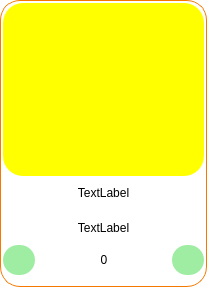
<?xml version="1.0" encoding="UTF-8"?>
<ui version="4.0">
 <class>FoodControl</class>
 <widget class="QFrame" name="FoodControl">
  <property name="geometry">
   <rect>
    <x>0</x>
    <y>0</y>
    <width>207</width>
    <height>287</height>
   </rect>
  </property>
  <property name="windowTitle">
   <string>Frame</string>
  </property>
  <property name="styleSheet">
   <string notr="true">QFrame{
	border-radius:20px;
	border:1px solid rgb(245, 121, 0);
	background-color: rgba(255, 255, 255,150);
}

QFrame:hover{
	border:2px solid rgb(245, 121, 0);
	border-radius:20px;
	background-color: rgba(53, 241, 188,100);
}


QLabel#Fiamge{
	border:none;
	background-color: rgb(255, 255, 0);
}

QLabel#Fmoney{
	border:none;
	background: transparent;    
}

QLabel#Fname{
	border:none;
	background: transparent;    
}
QLabel#Fnum{
	border:none;
	border-radius:5px;
	background-color: rgb(255, 255, 255);
}
QPushButton{	
	background-color: rgb(158, 237, 162);
	border-radius:15px;
}

QPushButton:pressed{	
	background-color: rgba(36, 209, 235,100);
	border-radius:15px;
}

QPushButton#addbtn{
	border-image: url(:/images/add.png);
}

QPushButton#subbtn{
	border-image: url(:/images/sub.png);
}

</string>
  </property>
  <property name="frameShape">
   <enum>QFrame::StyledPanel</enum>
  </property>
  <property name="frameShadow">
   <enum>QFrame::Raised</enum>
  </property>
  <layout class="QGridLayout" name="gridLayout">
   <property name="leftMargin">
    <number>2</number>
   </property>
   <property name="topMargin">
    <number>2</number>
   </property>
   <property name="rightMargin">
    <number>2</number>
   </property>
   <item row="0" column="0">
    <layout class="QVBoxLayout" name="verticalLayout" stretch="5,1,1,0">
     <property name="spacing">
      <number>0</number>
     </property>
     <item>
      <widget class="QLabel" name="Fiamge">
       <property name="text">
        <string/>
       </property>
      </widget>
     </item>
     <item>
      <widget class="QLabel" name="Fname">
       <property name="minimumSize">
        <size>
         <width>20</width>
         <height>20</height>
        </size>
       </property>
       <property name="text">
        <string>TextLabel</string>
       </property>
       <property name="alignment">
        <set>Qt::AlignCenter</set>
       </property>
      </widget>
     </item>
     <item>
      <widget class="QLabel" name="Fmoney">
       <property name="minimumSize">
        <size>
         <width>20</width>
         <height>20</height>
        </size>
       </property>
       <property name="text">
        <string>TextLabel</string>
       </property>
       <property name="alignment">
        <set>Qt::AlignCenter</set>
       </property>
      </widget>
     </item>
     <item>
      <layout class="QHBoxLayout" name="horizontalLayout">
       <item>
        <widget class="QPushButton" name="subbtn">
         <property name="minimumSize">
          <size>
           <width>30</width>
           <height>30</height>
          </size>
         </property>
         <property name="maximumSize">
          <size>
           <width>100</width>
           <height>100</height>
          </size>
         </property>
         <property name="text">
          <string/>
         </property>
        </widget>
       </item>
       <item>
        <spacer name="horizontalSpacer">
         <property name="orientation">
          <enum>Qt::Horizontal</enum>
         </property>
         <property name="sizeHint" stdset="0">
          <size>
           <width>40</width>
           <height>20</height>
          </size>
         </property>
        </spacer>
       </item>
       <item>
        <widget class="QLabel" name="Fnum">
         <property name="minimumSize">
          <size>
           <width>50</width>
           <height>20</height>
          </size>
         </property>
         <property name="text">
          <string>0</string>
         </property>
         <property name="alignment">
          <set>Qt::AlignCenter</set>
         </property>
        </widget>
       </item>
       <item>
        <spacer name="horizontalSpacer_2">
         <property name="orientation">
          <enum>Qt::Horizontal</enum>
         </property>
         <property name="sizeHint" stdset="0">
          <size>
           <width>40</width>
           <height>20</height>
          </size>
         </property>
        </spacer>
       </item>
       <item>
        <widget class="QPushButton" name="addbtn">
         <property name="minimumSize">
          <size>
           <width>30</width>
           <height>30</height>
          </size>
         </property>
         <property name="maximumSize">
          <size>
           <width>100</width>
           <height>100</height>
          </size>
         </property>
         <property name="text">
          <string/>
         </property>
        </widget>
       </item>
      </layout>
     </item>
    </layout>
   </item>
  </layout>
 </widget>
 <resources/>
 <connections/>
</ui>
